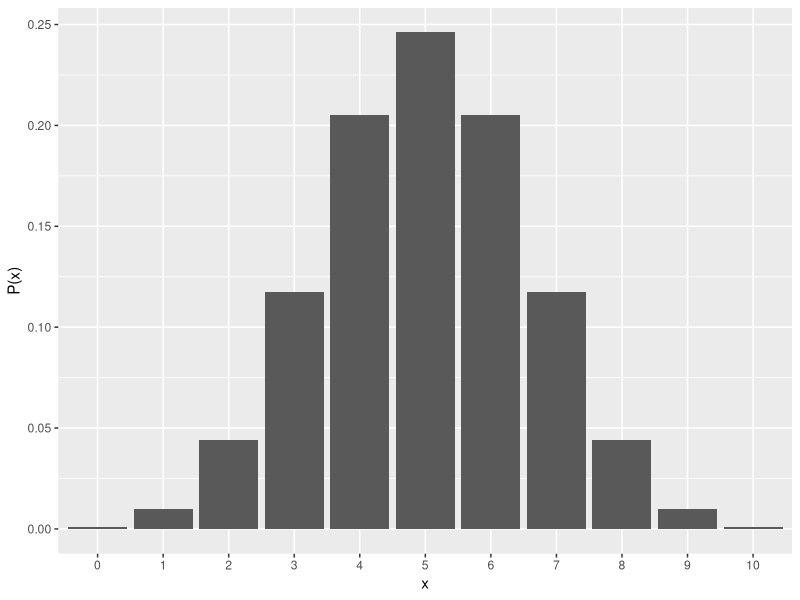
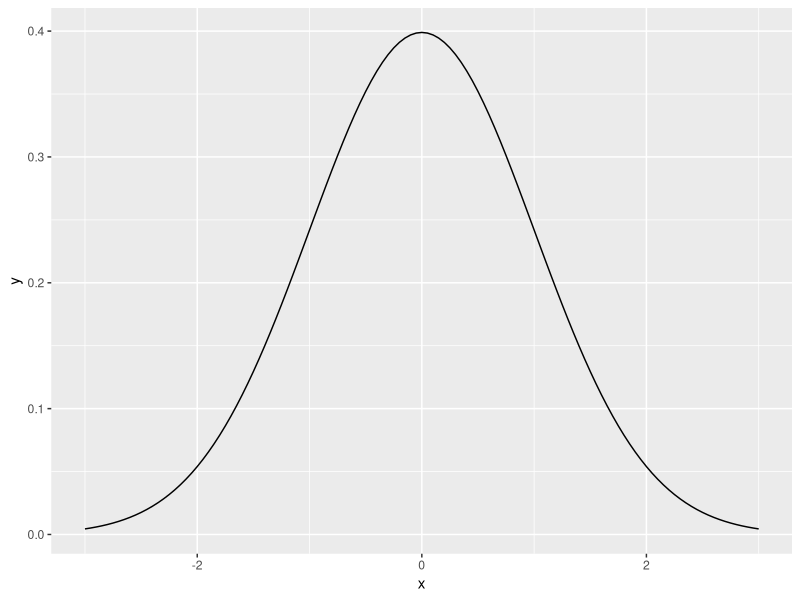
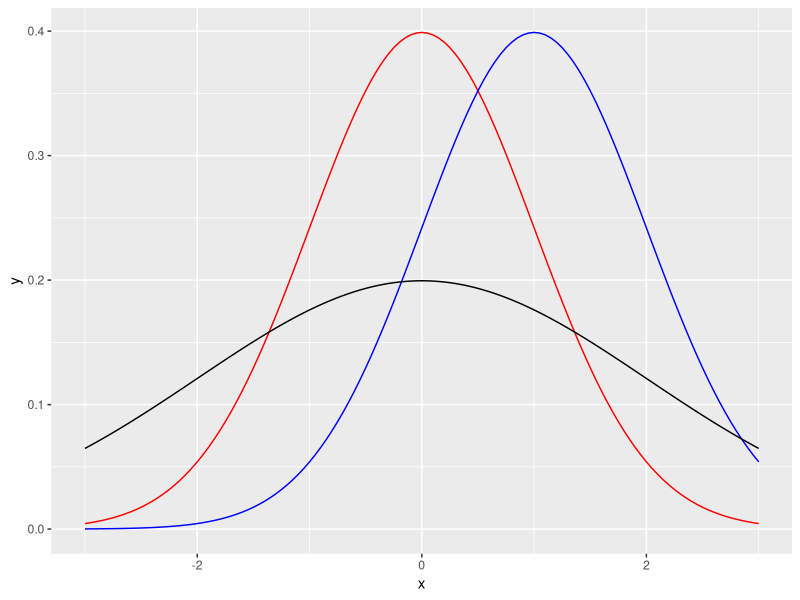
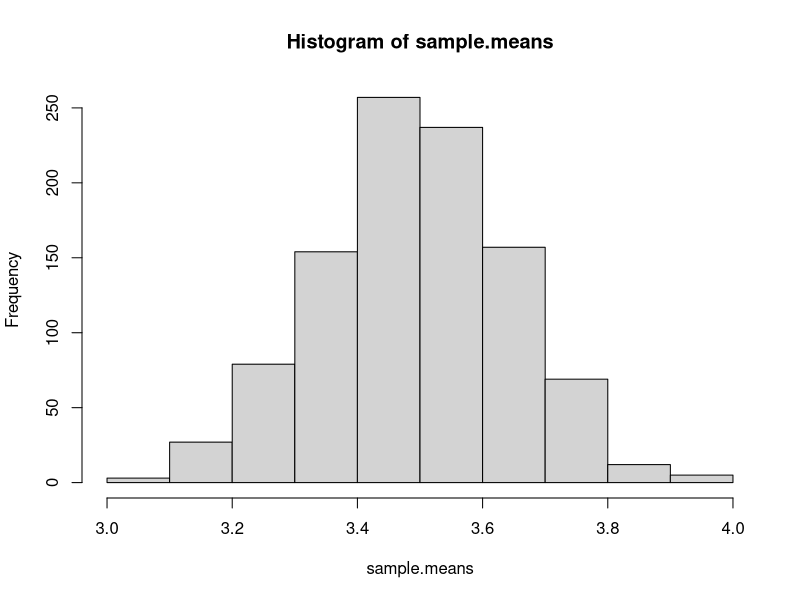
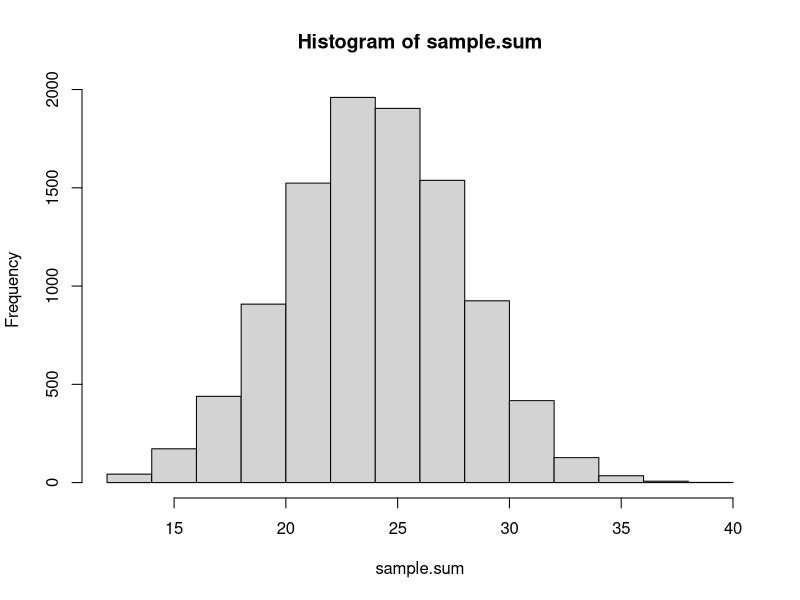
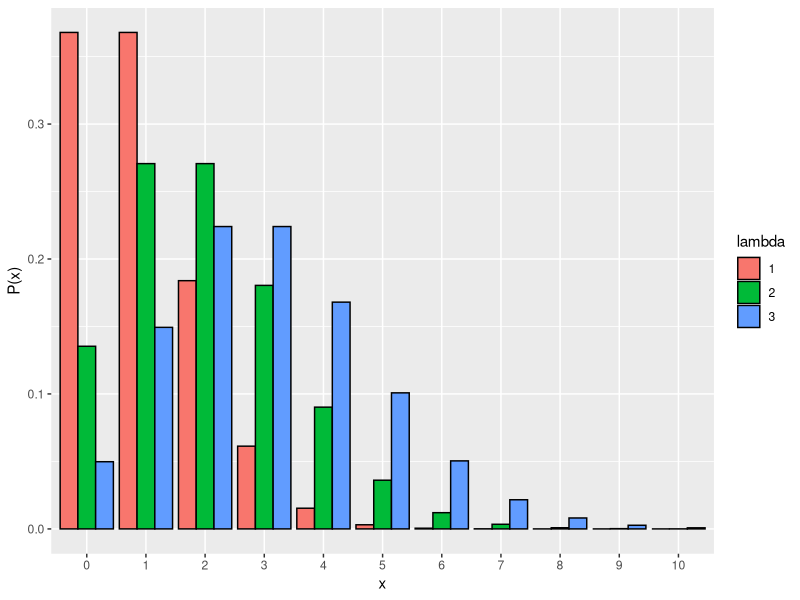
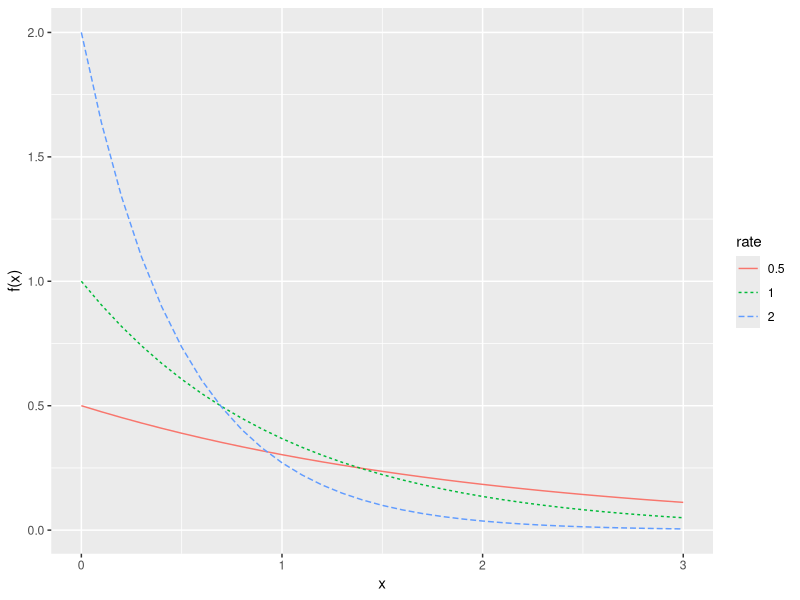
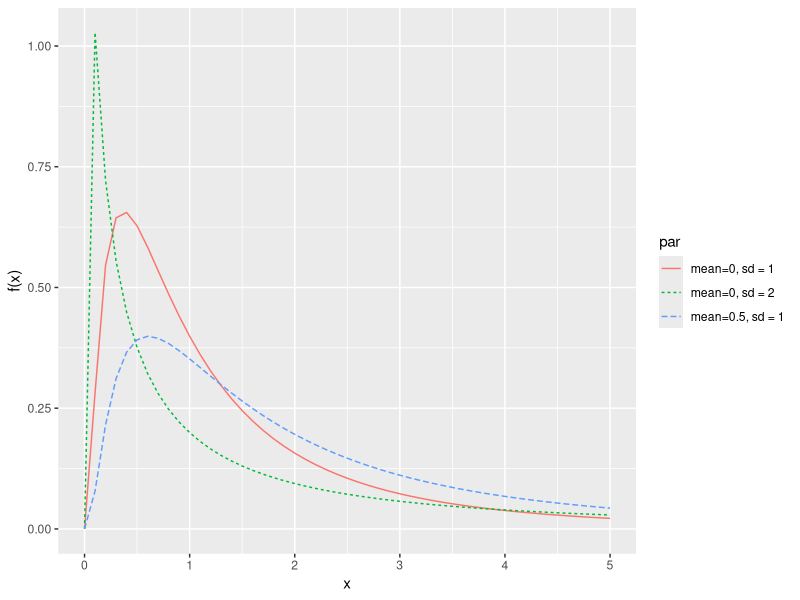

These charts were generated, in order, by the following R code:
## ---- chunk 1

knitr::opts_chunk$set(echo = TRUE)
set.seed(1)
library(tidyverse)
## ---- chunk 2
set.seed(1)
## ---- chunk 3

#xは確率変数（コインの例でいうと表が出た回数），sizeは試行回数（コインの例でいうとコインを投げた回数），
dbinom(x=6, size=10, prob=0.5)

#上の式n, x, pに実際に値を入れて計算する。dbinom()関数を使った場合と結果が一致することを確認しよう。
choose(10, 6) * 0.5^6 * (1 - 0.5) ^4

## ---- chunk 4

dbinom(x=0:10, size=10, prob=0.5)

## ---- chunk 5

d_plot = data.frame(x=0:10, p=dbinom(x=0:10, size=10, prob=0.5))

p = ggplot2::ggplot() + 
  geom_bar(data = d_plot, aes(x = factor(x), y = p), stat="identity") + 
  labs(y= "P(x)", x= "x")
p
## ---- chunk 6

#E(x) = nq
10*0.5

#Var(x) = nq(1-q)
10*0.5*(1-0.5)

## ---- chunk 7

dbinom(x=0:1, size=1, prob=0.5) #表が出る確率0.5のコインを投げた時に，表が出ない時の確率と表が出る時の確率が出力される。
dbinom(x=0:1, size=1, prob=1/6)#ある目が出る確率1/6のサイコロを振った時に，その目以外が出る確率とその目が出る確率が出力される。

## ---- chunk 8

x = seq(-3, 3, 0.05) # -3から3まで0.05刻みで数字の連続を作る
y = dnorm(x=x, mean=0, sd=1) #平均0，標準偏差1の正規分布の確率を算出する
dat_norm = data.frame(x = x, y = y)

p = ggplot2::ggplot() + 
  geom_line(data = dat_norm, aes(x = x, y = y))
p

## ---- chunk 9

dnorm(x = 0, mean = 0, sd = 1)  # 平均0，標準偏差1に従う正規分布 

## ---- chunk 10

pnorm(q = 0, mean = 0, sd = 1) #-∞からqの値までの範囲を求めてくれる。

## ---- chunk 11

x = seq(-3, 3, 0.05)

y_1 = dnorm(x=x, mean=0, sd=1) 
y_2 = dnorm(x=x, mean=1, sd=1) 
y_3 = dnorm(x=x, mean=0, sd=2) 


dat_norm_1 = data.frame(x = x, y = y_1)
dat_norm_2 = data.frame(x = x, y = y_2)
dat_norm_3 = data.frame(x = x, y = y_3)

p = ggplot2::ggplot() + 
  geom_line(data = dat_norm_1, aes(x = x, y = y), color="red")+
  geom_line(data = dat_norm_2, aes(x = x, y = y), color= "blue")+
  geom_line(data = dat_norm_3, aes(x = x, y = y), color="black")
p


## ---- chunk 12

rnorm(n = 10, mean = 0, sd = 1) #平均0，標準偏差1に従う正規分布から乱数を10個生成する

## ---- chunk 13

dnorm(x = 0.5, mean = 0, sd = 1)  # 平均0，標準偏差1に従う正規分布 で，x=0.5のときの確率密度を求める（確率密度の値であって，確率そのものではないので注意）

## ---- chunk 14
qnorm(p = 0.5, mean = 0, sd = 1)  # 平均0，標準偏差1に従う正規分布 で，p ≤ 0.5の確率となるときの確率変数の値を求める

## ---- chunk 15

pnorm(q = 1, mean = 0, sd = 1)  # 平均0，標準偏差1に従う正規分布 で，x ≤ 1の確率を求める

## ---- chunk 16
X = round(runif(n = 100, min = 1, max = 6),0)
mean(X)
## ---- chunk 17
sample.means = sapply(c(1:1000), function(x) {mean(round(runif(n = 100,min=1,max=6),0))} )

hist(sample.means)
## ---- chunk 18
#サイコロを7回振ってその合計を求める。これを10,000回行ったときの出目の合計値の分布

sample.sum = sapply(c(1:10000), function(x) {sum(round(runif(n = 7,min=1,max=6),0))} )#sum()はカッコ内のベクトルの要素を足し合わせる関数

hist(sample.sum)

## ---- chunk 19
pois_1 = data.frame(x=seq(0,10), p=dpois(seq(0,10), lambda=1), lambda=1)
pois_2 = data.frame(x=seq(0,10), p=dpois(seq(0,10), lambda=2), lambda=2)
pois_3 = data.frame(x=seq(0,10), p=dpois(seq(0,10), lambda=3), lambda=3)
pois = rbind(pois_1, pois_2, pois_3)

ggplot() +
  geom_bar(data = pois, aes(x=factor(x), y=p, fill=factor(lambda)), stat="identity", color = "black", position = "dodge") + 
  labs(y= "P(x)", x = "x", fill = "lambda")
## ---- chunk 20
exp_1 = data.frame(x=seq(0,3, 0.1), p=dexp(seq(0,3, 0.1), rate=0.5), rate=0.5)
exp_2 = data.frame(x=seq(0,3, 0.1), p=dexp(seq(0,3, 0.1), rate=1), rate=1)
exp_3 = data.frame(x=seq(0,3, 0.1), p=dexp(seq(0,3, 0.1), rate=2), rate=2)
exp = rbind(exp_1, exp_2, exp_3)

ggplot() +
  geom_line(data = exp, aes(x=x, y=p, colour=factor(rate), linetype=factor(rate))) + 
  labs(y= "f(x)", x = "x", colour = "rate", linetype = "rate")
## ---- chunk 21
lnorm_1 = data.frame(x=seq(0,5, 0.1), p=dlnorm(seq(0, 5, 0.1), meanlog=0, sdlog=1), par = "mean=0, sd = 1")
lnorm_2 = data.frame(x=seq(0,5, 0.1), p=dlnorm(seq(0, 5, 0.1), meanlog=0.5, sdlog=1), par = "mean=0.5, sd = 1")
lnorm_3 = data.frame(x=seq(0,5, 0.1), p=dlnorm(seq(0, 5, 0.1), meanlog=0, sdlog=2), par = "mean=0, sd = 2")
lnorm = rbind(lnorm_1, lnorm_2, lnorm_3)

ggplot() +
  geom_line(data = lnorm, aes(x=x, y=p, colour=factor(par), linetype=factor(par))) + 
  labs(y= "f(x)", x = "x", colour = "par", linetype = "par")
## ---- chunk 22
#サイコロを7回振って，それぞれの値で掛け算をする。これを10,000回行ったときの出目の合計値の分布

sample.prod = sapply(c(1:10000), function(x) {prod(round(runif(n = 7,min=1,max=6),0))} ) #prod()はカッコ内のベクトルの要素をかけ合わせる関数

hist(sample.prod)

## ---- chunk 23
sample.prod_2 = log(sample.prod)
hist(sample.prod_2)

## ---- chunk 24

dat_cauchy_1 = data.frame(x = seq(-6, 6, 0.01), 
                        y= dcauchy(x = seq(-6, 6, 0.01), location = 0, scale = 1), 
                        scale = "1")

dat_cauchy2 = data.frame(x = seq(-6, 6, 0.01), 
                        y= dcauchy(x = seq(-6, 6, 0.01), location = 0, scale = 3), 
                        scale = "3")

dat_cauchy = rbind(dat_cauchy_1, dat_cauchy2)

ggplot() + 
  geom_line(data = dat_cauchy, aes(x = x, y = y, linetype = scale)) + xlim(-6,6) + labs(x = "y", y = "density") 


## ---- chunk 25

d_cauchy = rcauchy(n = 100, location = 0, scale = 1) #location = 0, scale = 1のコーシー分布から乱数を100個生成する

mean(d_cauchy)
median(d_cauchy)
sd(d_cauchy)

## ---- chunk 26

d_cauchy = rcauchy(n = 100, location = 0, scale = 1) + 
rcauchy(n = 100, location = 0, scale = 1) + 
rcauchy(n = 100, location = 0, scale = 1) + 
rcauchy(n = 100, location = 0, scale = 1) + 
rcauchy(n = 100, location = 0, scale = 1) 

hist(d_cauchy)

